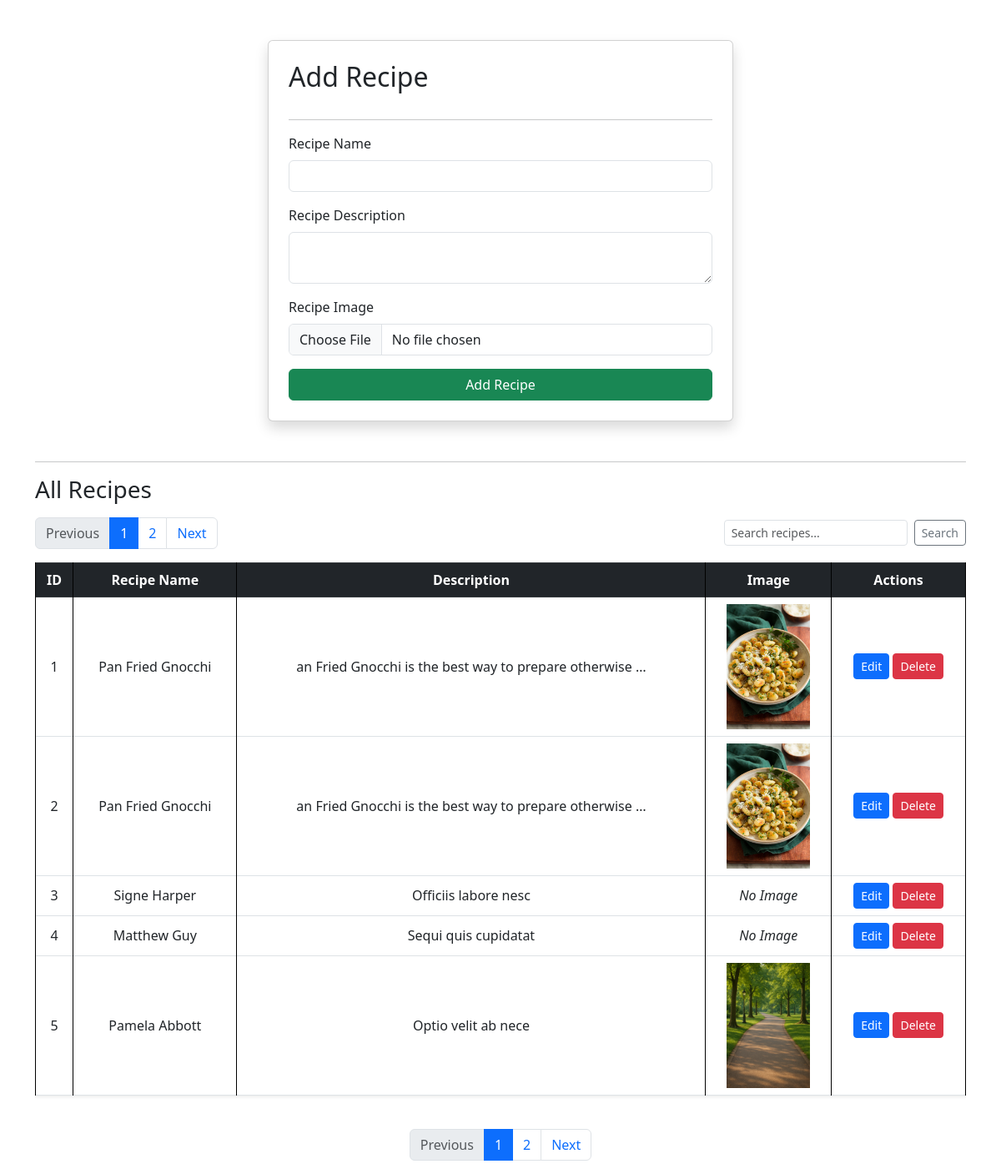
Before: /recipes/ with the older database file.
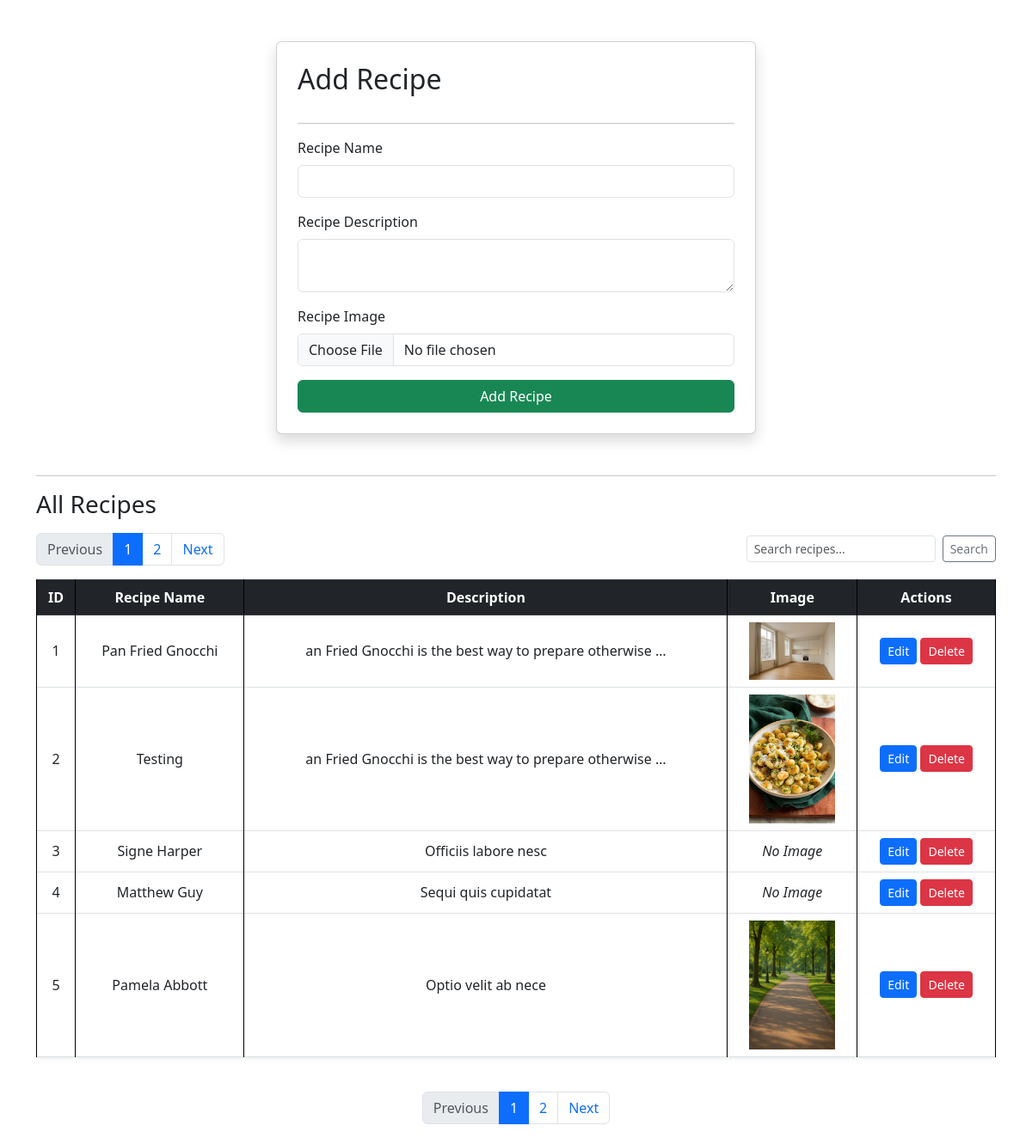
After: the same page with the newer database file.
### vege/models.py (models this page shows, shortened)
class Recipe(models.Model):
    recipe_name = models.CharField(max_length=100)
    recipe_description = models.TextField()
    recipe_image = models.ImageField(upload_to='recipe')
    recipe_view_count = models.IntegerField(default=1)

### vege/views.py (the view, shortened to what this page needs)
# urls.py: path('recipes/', recipes, name="recipes"),
def recipes(request):
    query = request.GET.get('q', '')
    recipe_list = Recipe.objects.all()
    if query:
        recipe_list = recipe_list.filter(recipe_name__icontains=query)
    paginator = Paginator(recipe_list, 5)  # 5 recipes per page
    page_number = request.GET.get('page')
    page_obj = paginator.get_page(page_number)
    return render(request, 'recipes.html', {
        'recipes': page_obj,
        'query': query,
    })

### vege/templates/recipes.html (shortened to what the changed rows need)
{% extends "base.html" %}
{% load static %}
{% block start %}
<div class="container mt-5">
    <form class="col-md-6 mx-auto card p-4 shadow" method="post" enctype="multipart/form-data">
        <h2 class="mb-3">Add Recipe</h2>
    </form>
    {% if recipes %}
        <div class="table-responsive">
            <table class="table table-bordered align-middle text-center shadow-sm">
                <thead class="table-dark">
                    <tr>
                        <th scope="col">ID</th>
                        <th scope="col">Recipe Name</th>
                        <th scope="col">Description</th>
                        <th scope="col">Image</th>
                        <th scope="col">Actions</th>
                    </tr>
                </thead>
                <tbody>
                    {% for recipe in recipes %}
                        <tr>
                            <td>{{ recipe.id }}</td>
                            <td>{{ recipe.recipe_name }}</td>
                            <td>{{ recipe.recipe_description|truncatewords:10 }}</td>
                            <td>
                                {% if recipe.recipe_image %}
                                    <img src="{{ recipe.recipe_image.url }}" alt="Recipe Image" width="100">
                                {% else %}
                                    <em>No Image</em>
                                {% endif %}
                            </td>
                            <td>
                                <a href="{% url 'update_recipe' recipe.id %}" class="btn btn-sm btn-primary">Edit</a>
                                <a href="{% url 'delete_recipe' recipe.id %}" class="btn btn-sm btn-danger"
                                   onclick="return confirm('Are you sure you want to delete this recipe?');">Delete</a>
                            </td>
                        </tr>
                    {% endfor %}
                </tbody>
            </table>
        </div>
    {% else %}
        <p class="text-muted">No recipes found.</p>
    {% endif %}
</div>
{% endblock %}

Changed rows visible on the page:
changed Recipe "Pan Fried Gnocchi": recipe_image: a different picture
changed Recipe id 2: recipe_name "Pan Fried Gnocchi" → "Testing"
